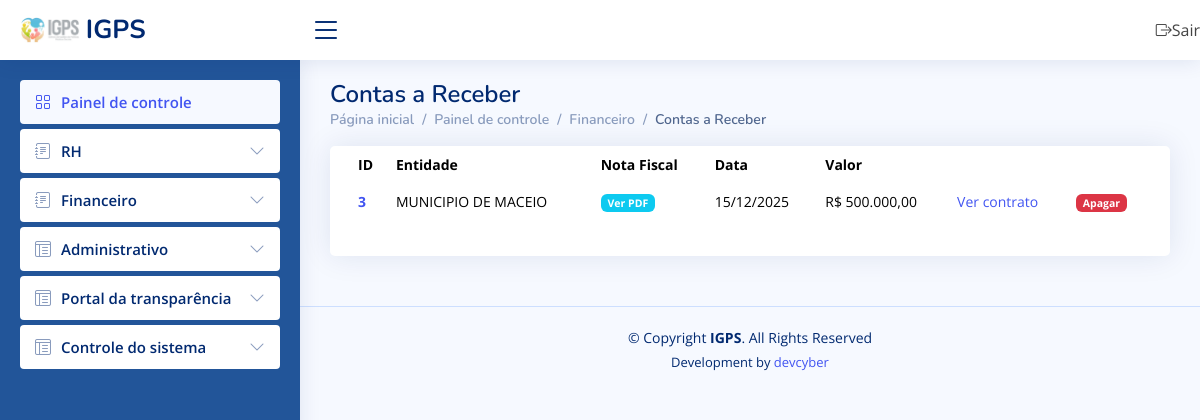
Page /consulta_contas_receber/ (signed in) on the committed database.
### corpo/models.py (models this page shows)
class ContasReceber(models.Model):
    entidade = models.CharField(max_length=200)
    nome_entidade = models.CharField(max_length=200)
    nota_fiscal = models.FileField(null=True)
    data = models.CharField(max_length=200)
    valor = models.CharField(max_length=200)
    contrato = models.CharField(max_length=200)
    centro_custo = models.CharField(max_length=200, null=True)
    conta_bancaria = models.CharField(max_length=200, null=True)
    status = models.CharField(max_length=200)

### corpo/views.py (the view)
# urls.py: url(r'consulta_contas_receber/', views.consulta_contas_receber, name="consulta_contas_receber"),
@login_required
def consulta_contas_receber(request):
    localizar_ip = LocationService()
    resultado = localizar_ip.get_location(str(request.META.get('REMOTE_ADDR')))
    Logs(usuario=request.user, data_hora=datetime.now(), dados_post='', dados_pc_acesso=request.META.get('HTTP_USER_AGENT', ''), ip=request.META.get('REMOTE_ADDR'), tipo_acesso=request.method, pagina=request.path, endereco=resultado).save()
    return render(request, 'consulta_contas_receber.html', {'permissao': request.user.last_name, 'contas': ContasReceber.objects.filter(status='').order_by('-id')})

### corpo/ip_to_endereco.py (called while the page is built)
    def get_location(self, ip_address):
        try:
            response = self.reader.city(ip_address)
            return str(response.city.name) + ', ' + str(response.subdivisions.most_specific.name) + ' - ' + str(response.country.name)
        except geoip2.errors.AddressNotFoundError:
            return "rastreamento sem exito"

### corpo/templates/consulta_contas_receber.html
{% extends 'painel.html' %}
{% load humanize %}
{% block link %}
<h1>Contas a Receber</h1>
<nav>
  <ol class="breadcrumb">
      <li class="breadcrumb-item">
          <a href="https://igps.net.br/painel/">Página inicial</a>
      </li>
      <li class="breadcrumb-item">Painel de controle</li>
      <li class="breadcrumb-item">Financeiro</li>
      <li class="breadcrumb-item active">Contas a Receber</li>
  </ol>
</nav>
{% endblock %}
{% block content %}
<div class="col-12">
  <div class="card recent-sales overflow-auto">
    <div class="card-body">
      <table class="table table-borderless datatable">
        <thead>
          <tr>
            <th scope="col">ID</th>
            <th scope="col">Entidade</th>
            <th scope="col">Nota Fiscal</th>
            <th scope="col">Data</th>
            <th scope="col">Valor</th>
            <th scope="col"></th>
            <th scope="col"></th>
          </tr>
        </thead>
        <tbody>
          {% for c in contas %}
          <tr>
            <th scope="row">
              <a href="/editar_conta_receber/{{ c.id }}/">
                {{ c.id }}
              </a>
            </th>
            <td>
              {{ c.nome_entidade }}
            </td>
            <td>
              {% if c.nota_fiscal %}
                <a href="{{ c.nota_fiscal.url }}" target="_blank" class="badge bg-info">
                  Ver PDF
                </a>
              {% else %}
                <span class="badge bg-light text-dark">—</span>
              {% endif %}
            </td>
            <td>
              {{ c.data|slice:"8:10" }}/{{ c.data|slice:"5:7" }}/{{ c.data|slice:"0:4" }}
            </td>
            <td>
              R$ {{ c.valor }}
            </td>
            <td>
              {% if c.contrato %}
                <a href="/editar_contrato/{{ c.contrato }}/">Ver contrato</a>
              {% else %}
                Sem contrato
              {% endif %}
            </td>
            <td>
              <a href="/deletar_conta_receber/{{ c.id }}/" class="badge bg-danger">
                Apagar
              </a>
            </td>
          </tr>
          {% endfor %}
        </tbody>
      </table>
    </div>
  </div>
</div>
{% endblock %}

### corpo/static/css/style_painel.css (style rules this page uses)
:root { scroll-behavior: smooth; }
body { font-family: "Open Sans", sans-serif; background: #f6f9ff; color: #444444; }
h1, h2, h3, h4, h5, h6 { font-family: "Nunito", sans-serif; }
.pagetitle h1 { font-size: 24px; margin-bottom: 0; font-weight: 600; color: #012970; }
.card { margin-bottom: 30px; border: none; border-radius: 5px; box-shadow: 0px 0 30px rgba(1, 41, 112, 0.1); }
.card-body { padding: 0 20px 20px 20px; }
.breadcrumb { font-size: 14px; font-family: "Nunito", sans-serif; color: #899bbd; font-weight: 600; }
.breadcrumb a { color: #899bbd; transition: 0.3s; }
.breadcrumb .breadcrumb-item::before { color: #899bbd; }
.breadcrumb .active { color: #51678f; font-weight: 600; }
.dashboard .recent-sales { font-size: 14px; }
.dashboard .recent-sales .table thead { background: #f6f6fe; }
.dashboard .recent-sales .table thead th { border: 0; }

### rows in the picture
ContasReceber: id "3", nome_entidade "MUNICIPIO DE MACEIO", data "15", data "12", data "2025", valor "500.000,00"
